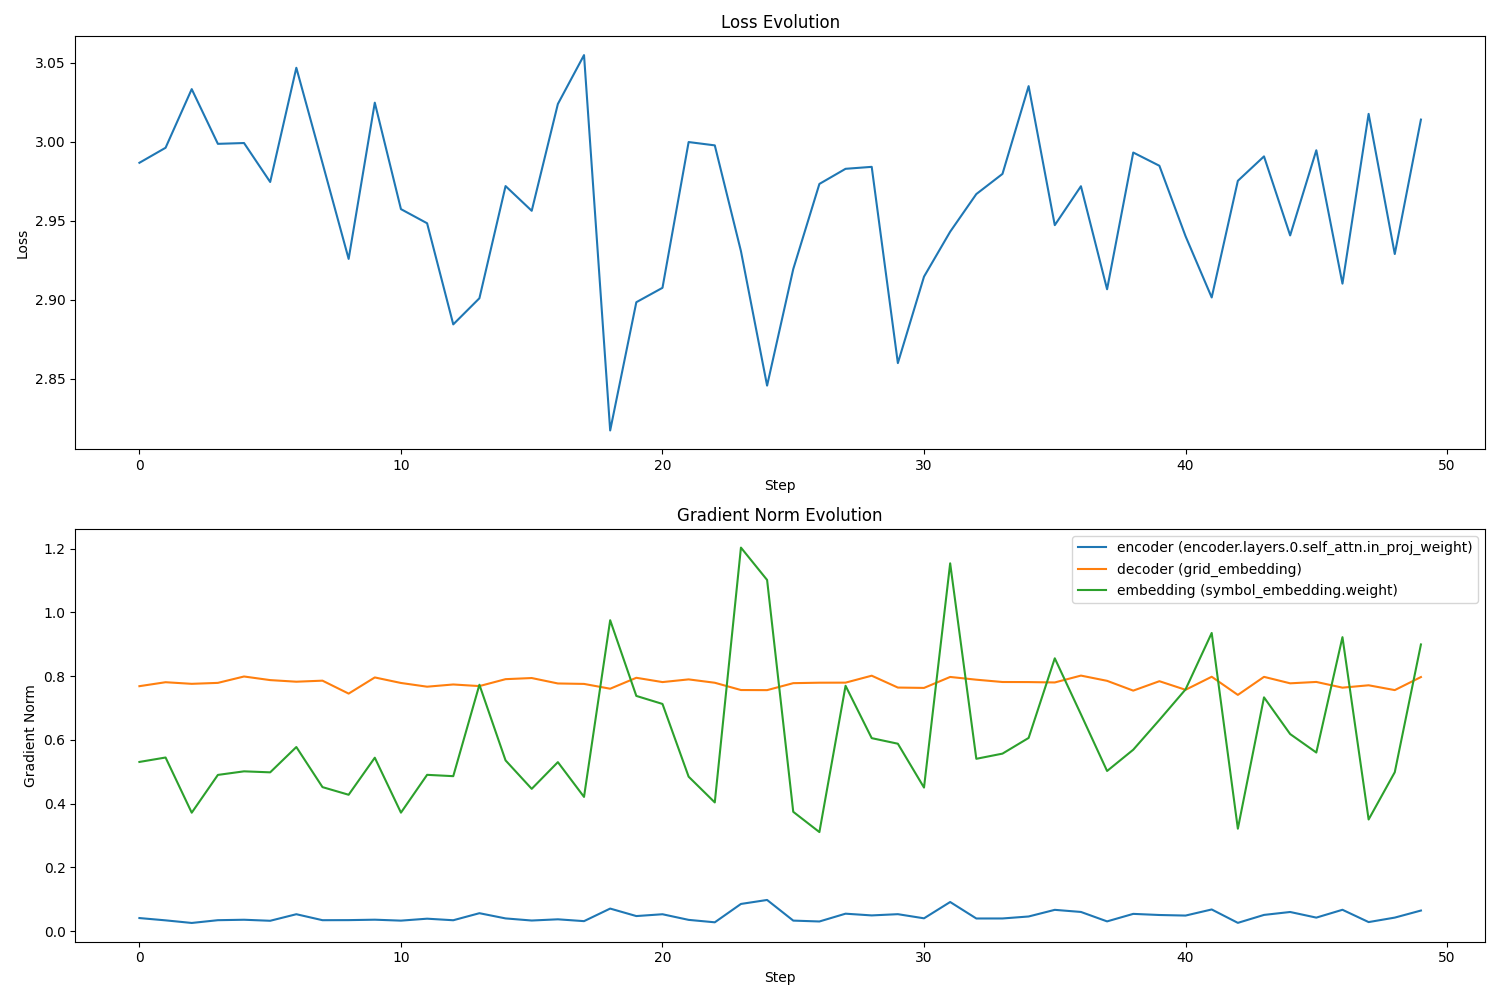

Write the Python code that produced this figure.
import torch
import torch.nn as nn
import torch.nn.functional as F
import numpy as np
from agent import Agent
from trainer import CommunicationTrainer
import matplotlib.pyplot as plt
from typing import Dict, List, Tuple

def track_grad_flow(named_parameters) -> Dict[str, float]:
    """Returns dictionary of gradient norms by layer"""
    grads = {}
    for n, p in named_parameters:
        if p.requires_grad and ("bias" not in n) and p.grad is not None:
            grads[n] = p.grad.norm().item()
    return grads

def diagnose_gradient_flow():
    print("Initializing test...")
    torch.manual_seed(42)
    
    # Configuration
    embedding_dim = 64
    hidden_dim = 128
    num_symbols = 15
    puzzle_symbols = 10
    max_seq_length = 5
    max_grid_size = (10, 10)
    device = torch.device('cpu')
    
    # Create agents
    agent1 = Agent(
        agent_id='agent1',
        embedding_dim=embedding_dim,
        hidden_dim=hidden_dim,
        num_symbols=num_symbols,
        puzzle_symbols=puzzle_symbols,
        max_seq_length=max_seq_length,
        max_grid_size=max_grid_size
    ).to(device)
    
    agent2 = Agent(
        agent_id='agent2',
        embedding_dim=embedding_dim,
        hidden_dim=hidden_dim,
        num_symbols=num_symbols,
        puzzle_symbols=puzzle_symbols,
        max_seq_length=max_seq_length,
        max_grid_size=max_grid_size
    ).to(device)
    
    # Track gradient evolution over multiple steps
    grad_history = {
        'encoder': [],
        'decoder': [],
        'embedding': []
    }
    
    # Track loss evolution
    losses = []
    
    def hook_fn(grad):
        """Gradient hook for tracking max/min gradients"""
        print(f"Gradient stats: max={grad.max().item():.6f}, min={grad.min().item():.6f}, mean={grad.mean().item():.6f}")
        return grad
        
    # Register hooks for key layers
    agent1.encoder.symbol_head.weight.register_hook(lambda grad: hook_fn(grad))
    agent2.decoder.output.weight.register_hook(lambda grad: hook_fn(grad))
    
    # Create test puzzle that exercises different aspects of the model
    puzzle = torch.zeros((1, 5, 5), device=device, dtype=torch.long)
    # Add some patterns
    puzzle[0, 1:4, 1:4] = 1  # square in middle
    puzzle[0, 2, 2] = 2  # center point
    
    for step in range(50):  # Run for 50 steps
        print(f"\nStep {step + 1}")
        
        # Forward pass with intermediate value tracking
        with torch.no_grad():
            puzzle_emb = agent1.embedding_system.embed_puzzle(puzzle)
            print(f"Puzzle embedding stats: mean={puzzle_emb.mean().item():.6f}, std={puzzle_emb.std().item():.6f}")
        
        # Agent 1 encodes
        symbols1, symbol_logits1, _ = agent1.encode_puzzle_to_message(
            puzzle, temperature=1.0, initial_phase=False
        )
        
        print(f"Symbol distribution:")
        with torch.no_grad():
            symbol_probs = F.softmax(symbol_logits1, dim=-1)
            print(f"  Mean prob: {symbol_probs.mean().item():.6f}")
            print(f"  Max prob: {symbol_probs.max().item():.6f}")
            print(f"  Entropy: {-(symbol_probs * torch.log(symbol_probs + 1e-10)).sum(-1).mean().item():.6f}")
        
        # Agent 2 decodes
        reconstructed1, grid_logits1 = agent2.decode_message_to_puzzle(
            symbols1,
            target_size=(puzzle.size(1), puzzle.size(2))
        )
        
        # Compute and track loss
        grid_loss = F.cross_entropy(
            grid_logits1.reshape(-1, agent2.puzzle_symbols),
            puzzle.reshape(-1)
        )
        losses.append(grid_loss.item())
        
        # Track gradients before backward
        pre_grads = {
            'encoder': track_grad_flow(agent1.encoder.named_parameters()),
            'decoder': track_grad_flow(agent2.decoder.named_parameters()),
            'embedding': track_grad_flow(agent1.embedding_system.named_parameters())
        }
        
        # Backward pass
        grid_loss.backward()
        
        # Track gradients after backward
        grad_history['encoder'].append(track_grad_flow(agent1.encoder.named_parameters()))
        grad_history['decoder'].append(track_grad_flow(agent2.decoder.named_parameters()))
        grad_history['embedding'].append(track_grad_flow(agent1.embedding_system.named_parameters()))
        
        # Zero gradients for next step
        agent1.zero_grad()
        agent2.zero_grad()
        
        if step % 10 == 0:
            print("\nDetailed gradient analysis:")
            for name, param in agent1.encoder.named_parameters():
                if param.grad is not None:
                    grad = param.grad
                    print(f"{name}:")
                    print(f"  grad_mean: {grad.mean().item():.6f}")
                    print(f"  grad_std: {grad.std().item():.6f}")
                    print(f"  grad_norm: {grad.norm().item():.6f}")
                    print(f"  param_mean: {param.mean().item():.6f}")
                    print(f"  param_std: {param.std().item():.6f}")
    
    # Plot results
    plt.figure(figsize=(15, 10))
    
    # Plot 1: Loss evolution
    plt.subplot(2, 1, 1)
    plt.plot(losses)
    plt.title('Loss Evolution')
    plt.xlabel('Step')
    plt.ylabel('Loss')
    
    # Plot 2: Gradient norms
    plt.subplot(2, 1, 2)
    for component in ['encoder', 'decoder', 'embedding']:
        # Take first layer as representative
        first_layer = list(grad_history[component][0].keys())[0]
        values = [step[first_layer] for step in grad_history[component]]
        plt.plot(values, label=f'{component} ({first_layer})')
    plt.title('Gradient Norm Evolution')
    plt.xlabel('Step')
    plt.ylabel('Gradient Norm')
    plt.legend()
    
    plt.tight_layout()
    plt.savefig('gradient_diagnosis.png')
    plt.close()

if __name__ == "__main__":
    diagnose_gradient_flow()